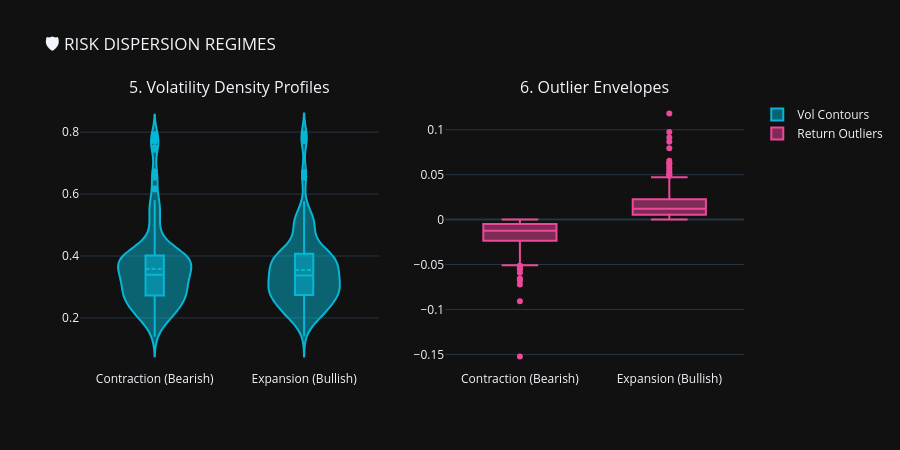
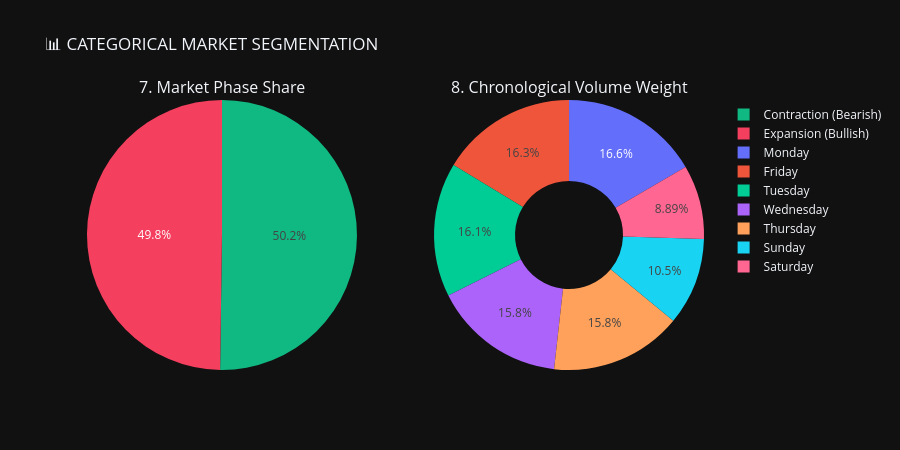

The notebook cell these images were saved under, in order:
### Markdown cell above
### 🛡️ 2.3 Charts 5 to 8: Risk Dispersion Contours & Phase Shares
Advanced diagnostic structures measuring tail variations across expansionary and contractionary macro regimes.

### Code cell
# Charts 5 & 6: Violin Contours and Outlier Box Plots
fig_risk = make_subplots(rows=1, cols=2, subplot_titles=('5. Volatility Density Profiles', '6. Outlier Envelopes'))
fig_risk.add_trace(go.Violin(y=crypto_df['Rolling_Vol_21'], x=crypto_df['Market_State'], box_visible=True, meanline_visible=True, name='Vol Contours', line_color='#06b6d4'), row=1, col=1)
fig_risk.add_trace(go.Box(y=crypto_df['Log_Return'], x=crypto_df['Market_State'], boxpoints='outliers', name='Return Outliers', marker_color='#ec4899'), row=1, col=2)
fig_risk.update_layout(height=450, template='plotly_dark', title_text="🛡️ RISK DISPERSION REGIMES")
fig_risk.show()

# Charts 7 & 8: Categorical Market Composition Pies
fig_share = make_subplots(rows=1, cols=2, specs=[[{'type':'pie'}, {'type':'pie'}]], subplot_titles=('7. Market Phase Share', '8. Chronological Volume Weight'))
state_counts = crypto_df['Market_State'].value_counts()
fig_share.add_trace(go.Pie(labels=state_counts.index, values=state_counts.values, marker=dict(colors=['#10b981','#f43f5e'])), row=1, col=1)
day_volume = crypto_df.groupby('Day_Name')['Volume'].sum()
fig_share.add_trace(go.Pie(labels=day_volume.index, values=day_volume.values, hole=0.4), row=1, col=2)
fig_share.update_layout(height=450, template='plotly_dark', title_text="📊 CATEGORICAL MARKET SEGMENTATION")
fig_share.show()

### Figure 1 — Plotly figure (JSON) as saved in the notebook; plotly's stock layout.template omitted (floating-point values rounded to 4 significant figures; data arrays with more than 128 entries replaced by an {"elided": "..."} marker saying what was removed)
{"data": [{"box": {"visible": true}, "line": {"color": "#06b6d4"}, "meanline": {"visible": true}, "name": "Vol Contours", "type": "violin", "x": {"elided": "681 str values"}, "xaxis": "x", "y": {"elided": "681 float values"}, "yaxis": "y"}, {"boxpoints": "outliers", "marker": {"color": "#ec4899"}, "name": "Return Outliers", "type": "box", "x": {"elided": "681 str values"}, "xaxis": "x2", "y": {"elided": "681 float values"}, "yaxis": "y2"}], "layout": {"annotations": [{"font": {"size": 16}, "showarrow": false, "text": "5. Volatility Density Profiles", "x": 0.225, "xanchor": "center", "xref": "paper", "y": 1, "yanchor": "bottom", "yref": "paper"}, {"font": {"size": 16}, "showarrow": false, "text": "6. Outlier Envelopes", "x": 0.775, "xanchor": "center", "xref": "paper", "y": 1, "yanchor": "bottom", "yref": "paper"}], "height": 450, "title": {"text": "🛡️ RISK DISPERSION REGIMES"}, "xaxis": {"anchor": "y", "domain": [0, 0.45]}, "xaxis2": {"anchor": "y2", "domain": [0.55, 1]}, "yaxis": {"anchor": "x", "domain": [0, 1]}, "yaxis2": {"anchor": "x2", "domain": [0, 1]}}}

### Figure 2 — Plotly figure (JSON) as saved in the notebook; plotly's stock layout.template omitted (floating-point values rounded to 4 significant figures)
{"data": [{"domain": {"x": [0, 0.45], "y": [0, 1]}, "labels": ["Contraction (Bearish)", "Expansion (Bullish)"], "marker": {"colors": ["#10b981", "#f43f5e"]}, "type": "pie", "values": [342, 339]}, {"domain": {"x": [0.55, 1], "y": [0, 1]}, "hole": 0.4, "labels": ["Friday", "Monday", "Saturday", "Sunday", "Thursday", "Tuesday", "Wednesday"], "type": "pie", "values": [5343039999732, 5422171938738, 2905519664130, 3427870371588, 5171397815433, 5250548906894, 5177790209890]}], "layout": {"annotations": [{"font": {"size": 16}, "showarrow": false, "text": "7. Market Phase Share", "x": 0.225, "xanchor": "center", "xref": "paper", "y": 1, "yanchor": "bottom", "yref": "paper"}, {"font": {"size": 16}, "showarrow": false, "text": "8. Chronological Volume Weight", "x": 0.775, "xanchor": "center", "xref": "paper", "y": 1, "yanchor": "bottom", "yref": "paper"}], "height": 450, "title": {"text": "📊 CATEGORICAL MARKET SEGMENTATION"}}}
